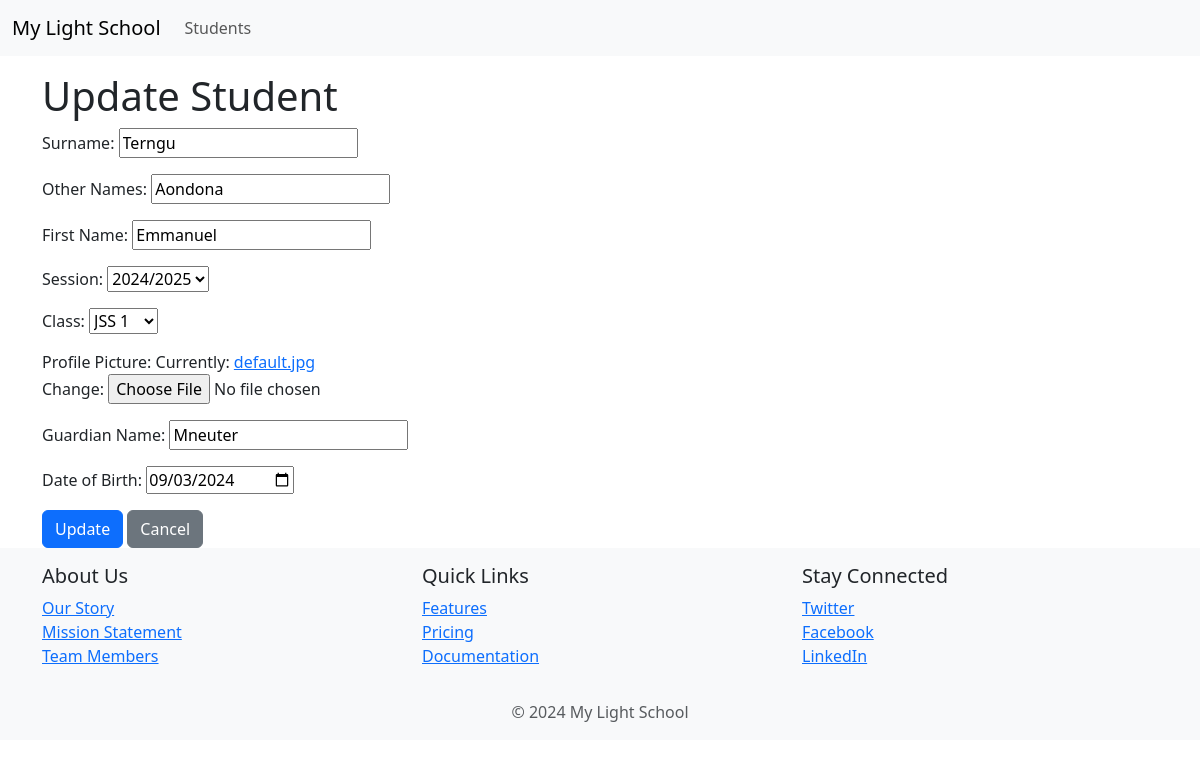
The app's page /students/students/1/update/ with its own data.
### students/models.py (models this page shows, shortened)
class Student(models.Model):
    student_id = models.CharField(max_length=20, unique=True, blank=True)
    surname = models.CharField(max_length=50)
    other_names = models.CharField(max_length=50, blank=True)
    first_name = models.CharField(max_length=50)
    session = models.ForeignKey(Session, on_delete=models.CASCADE)
    student_class = models.ForeignKey(StudentClass, on_delete=models.CASCADE,)
    profile_picture = models.ImageField(upload_to='profile_pics/', default='default.jpg')
    guardian_name = models.CharField(max_length=100)
    date_of_birth = models.DateField()
    created_at = models.DateField(auto_now_add=True)

### students/views.py (the view)
# urls.py: path('students/<pk>/update/', views.students_update, name='students_update'),
def students_update(request, pk):
    student = get_object_or_404(Student, pk=pk)
    if request.method == 'POST':
        form = StudentsForm(request.POST, instance=student)
        if form.is_valid():
            form.save()
            return redirect('students:students_list')
    else:
        form = StudentsForm(instance=student)
    return render(request, 'students/students_form.html', {'form': form})

### students/forms.py
class StudentsForm(forms.ModelForm):
    class Meta:
        model = Student
        fields = ('surname', 'other_names', 'first_name', 'session', 'student_class', 'profile_picture', 'guardian_name', 'date_of_birth')
        labels = {
            'surname': 'Surname',
            'other_names': 'Other Names',
            'first_name': 'First Name',
            'session': 'Session',
            'student_class': 'Class',
            'profile_picture': 'Profile Picture',
            'guardian_name': 'Guardian Name',
            'date_of_birth': 'Date of Birth',
        }
        widgets = {
            'date_of_birth': forms.DateInput(attrs={'type': 'date'}),
        }

### students/models.py (called while the page is built)
    def __str__(self):
        return self.name

    def __str__(self):
        return self.name

### students/templates/students/students_form.html (shortened to what this page needs)
{% extends 'base.html' %}
{% block content %}
<h1>Update Student</h1>
<form method="post">
    {{ form.as_p }}
    <button type="submit" class="btn btn-primary">Update</button>
    <a href="{% url 'students:students_list' %}" class="btn btn-secondary">Cancel</a>
</form>
{% endblock %}

### records on screen
Student: surname "Terngu", other_names "Aondona", first_name "Emmanuel", session "2024/2025", student_class "JSS 1", guardian_name "Mneuter", date_of_birth "09/03/2024"
